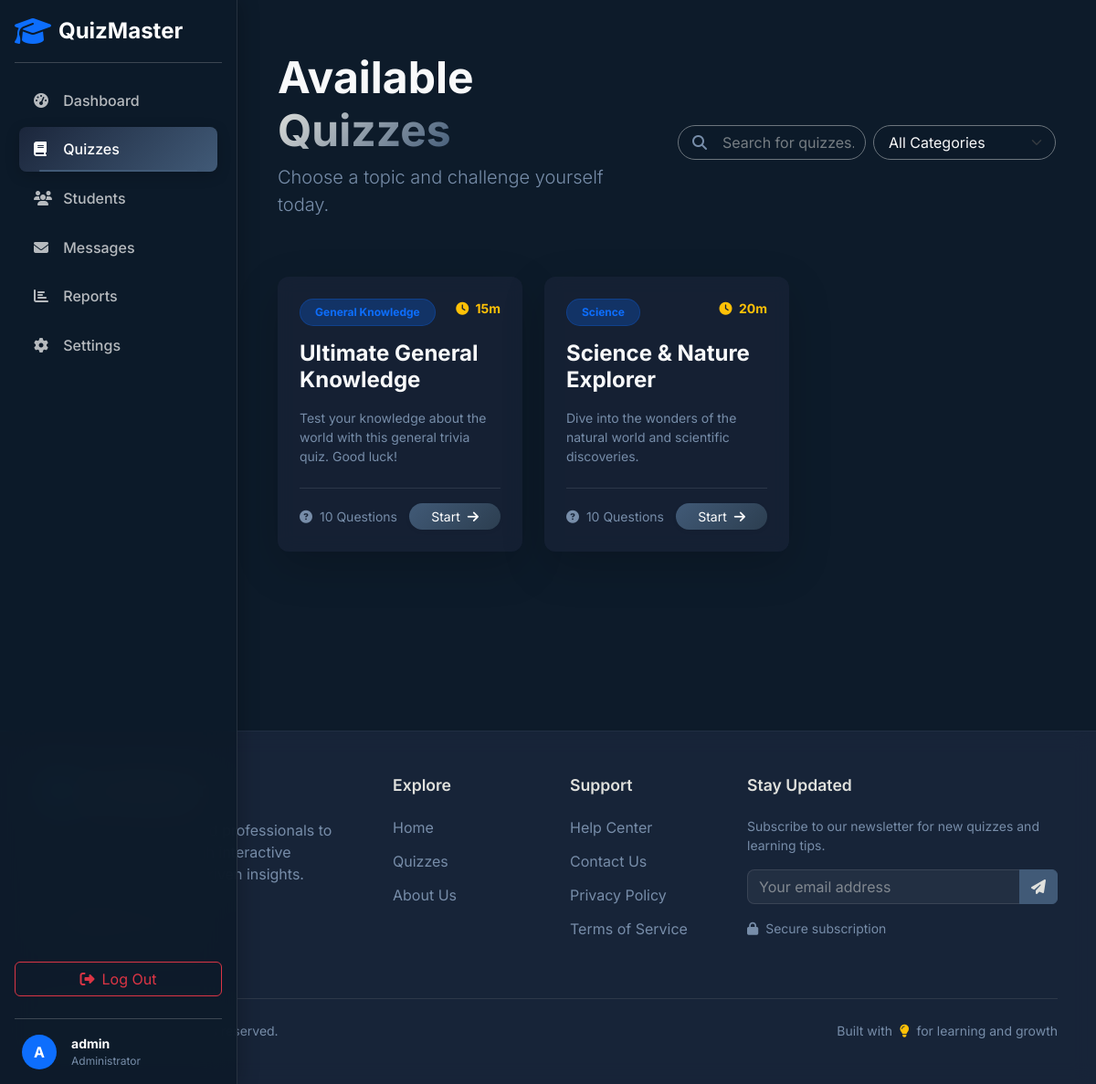
/student/quizzes.php (signed in), run on the app's committed database.
### tables this page shows
CREATE TABLE quizzes (
    id INT AUTO_INCREMENT PRIMARY KEY,
    title VARCHAR(255) NOT NULL,
    description TEXT,
    category_id INT,
    time_limit INT DEFAULT 0 COMMENT 'Time in minutes',
    passing_score INT DEFAULT 50 COMMENT 'Percentage',
    created_by INT NOT NULL,
    created_at TIMESTAMP DEFAULT CURRENT_TIMESTAMP,
    
    FOREIGN KEY (category_id) REFERENCES categories(id) ON DELETE SET NULL,
    FOREIGN KEY (created_by) REFERENCES users(id) ON DELETE CASCADE
);

CREATE TABLE categories (
    id INT AUTO_INCREMENT PRIMARY KEY,
    name VARCHAR(100) NOT NULL,
    description TEXT
);

### controllers/quizzes-process.php (called while the page is built, shortened)
<?php
require_once '../config/database.php';
require_once '../includes/functions.php';
$query = "
    SELECT q.*, c.name as category_name,
    (SELECT COUNT(*) FROM questions WHERE quiz_id = q.id) as question_count
    FROM quizzes q
    LEFT JOIN categories c ON q.category_id = c.id
    ORDER BY q.created_at DESC
";
$quizzes = $pdo->query($query)->fetchAll();
include_once '../includes/header.php';
?>

### includes/functions.php (called while the page is built, shortened)
<?php
function sanitize($data) {
    return htmlspecialchars(strip_tags(trim($data)));
}
?>

### student/quizzes.php (the view, shortened to what this page needs)
<?php include_once '../controllers/quizzes-process.php'; ?>
<div class="row align-items-center mb-5">
    <div class="col-md-6">
        <h1 class="display-5 fw-bold text-light mb-2">Available <span class="text-gradient">Quizzes</span></h1>
        <p class="text-muted lead">Choose a topic and challenge yourself today.</p>
    </div>
    <div class="col-md-6">
        <div class="d-flex gap-2">
            <div class="position-relative flex-grow-1">
                <input type="text" id="quizSearch" class="form-control bg-dark-glass border-secondary text-light ps-5 rounded-pill" placeholder="Search for quizzes...">
                <i class="fas fa-search position-absolute top-50 start-0 translate-middle-y ms-3 text-muted"></i>
            </div>
            <select id="categoryFilter" class="px-3 form-select bg-dark-glass border-secondary text-light rounded-pill" style="max-width: 200px;">
                <option value="">All Categories</option>
            </select>
        </div>
    </div>
</div>
<div class="row g-4" id="quizGrid">
    <?php if (count($quizzes) > 0): ?>
        <?php foreach($quizzes as $quiz): ?>
            <div class="col-md-6 col-lg-4 quiz-item" data-category="<?php echo sanitize($quiz['category_name']); ?>">
                <div class="card h-100 glass-card border-0 shadow-lg hover-lift">
                    <div class="card-body d-flex flex-column p-4">
                        <div class="d-flex justify-content-between align-items-start mb-3">
                            <span class="badge bg-primary bg-opacity-25 text-primary border border-primary border-opacity-25 rounded-pill px-3 py-2 category-badge">
                                <?php echo sanitize($quiz['category_name']); ?>
                            </span>
                            <?php if($quiz['time_limit'] > 0): ?>
                                <small class="text-warning fw-bold"><i class="fas fa-clock me-1"></i> <?php echo $quiz['time_limit']; ?>m</small>
                            <?php else: ?>
                                <small class="text-success fw-bold"><i class="fas fa-infinity me-1"></i> No Limit</small>
                            <?php endif; ?>
                        </div>
                        <h4 class="card-title text-light mb-3"><?php echo sanitize($quiz['title']); ?></h4>
                        <p class="card-text text-muted flex-grow-1 small line-clamp-3 mb-4"><?php echo sanitize($quiz['description']); ?></p>
                        <div class="d-flex justify-content-between align-items-center mt-auto pt-3 border-top border-light border-opacity-10">
                            <div class="text-muted small">
                                <i class="fas fa-question-circle me-1"></i> <?php echo $quiz['question_count']; ?> Questions
                            </div>
                            <?php if($quiz['question_count'] > 0): ?>
                                <a href="take-quiz.php?id=<?php echo $quiz['id']; ?>" class="btn btn-sm btn-gradient-primary rounded-pill px-4 shadow-sm">
                                    Start <i class="fas fa-arrow-right ms-1"></i>
                                </a>
                            <?php else: ?>
                                <button class="btn btn-sm btn-outline-secondary rounded-pill px-3" disabled>Coming Soon</button>
                            <?php endif; ?>
                        </div>
                    </div>
                </div>
            </div>
        <?php endforeach; ?>
    <?php endif; ?>
</div>
<?php include_once '../includes/footer.php'; ?>

### data on the page
quizzes: category.name "General Knowledge", time_limit "15", title "Ultimate General Knowledge", description "Test your knowledge about the world with this general trivia quiz. Good luck!", question_count "10"
quizzes: category.name "Science", time_limit "20", title "Science & Nature Explorer", description "Dive into the wonders of the natural world and scientific discoveries.", question_count "10"

### other printed values
substr($_SESSION['username'], 0, 1) "A"
$_SESSION['username'] "admin"
